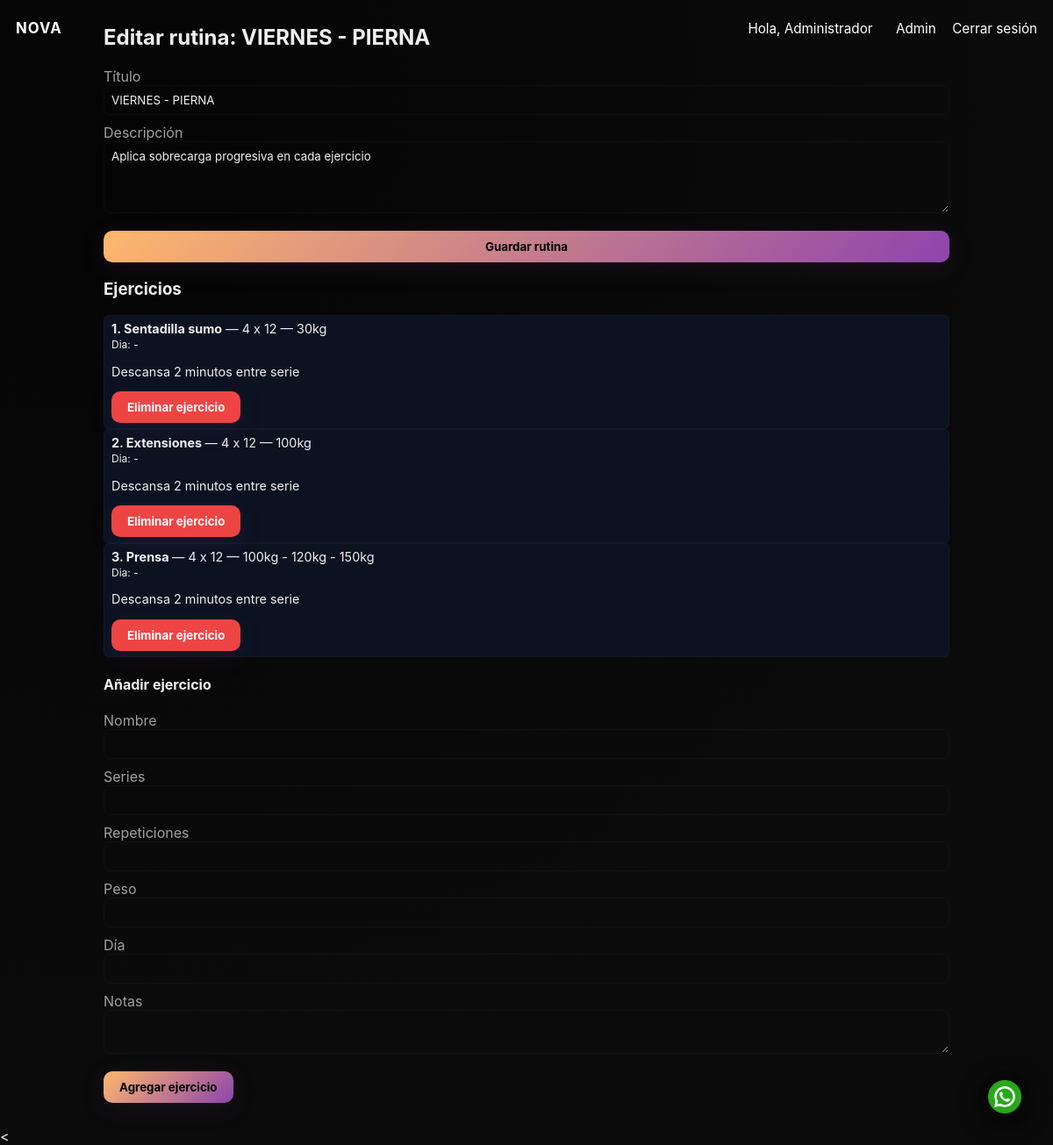
The app's page /admin/routine/4/edit (signed in) with its own data.
### models.py (models this page shows, shortened)
class User(UserMixin, db.Model):
    id = db.Column(db.Integer, primary_key=True)
    client_id = db.Column(db.String(16), unique=True, nullable=False, index=True)
    nombre = db.Column(db.String(150), nullable=False)
    email = db.Column(db.String(150), unique=True, nullable=False, index=True)
    phone = db.Column(db.String(20), nullable=True)
    password_hash = db.Column(db.String(256), nullable=False)
    role = db.Column(db.String(20), default='user')
    created_at = db.Column(db.DateTime, default=datetime.utcnow)
    subscription_date = db.Column(db.Date, nullable=True)
    subscription_days = db.Column(db.Integer, nullable=True)
    routines = db.relationship('Routine', backref='user', lazy=True, cascade='all,delete-orphan')
    @property
    def password(self):
        raise AttributeError('password is not readable')
    def is_admin(self):
        return self.role == 'admin'

class Routine(db.Model):
    id = db.Column(db.Integer, primary_key=True)
    titulo = db.Column(db.String(120), nullable=False)
    descripcion = db.Column(db.Text, nullable=True)
    fecha_creacion = db.Column(db.DateTime, default=datetime.utcnow)
    user_id = db.Column(db.Integer, db.ForeignKey('user.id'), nullable=False)
    creado_por = db.Column(db.String(150), nullable=True)
    exercises = db.relationship('Exercise', backref='routine', lazy=True, cascade='all,delete-orphan')

class Exercise(db.Model):
    id = db.Column(db.Integer, primary_key=True)
    nombre = db.Column(db.String(150), nullable=False)
    series = db.Column(db.Integer, nullable=True)
    repeticiones = db.Column(db.String(50), nullable=True)
    peso = db.Column(db.String(50), nullable=True)
    dia = db.Column(db.String(30), nullable=True)
    notas = db.Column(db.Text, nullable=True)
    rutina_id = db.Column(db.Integer, db.ForeignKey('routine.id'), nullable=False)

### app.py (the view)
    @app.route('/admin/routine/<int:rid>/edit', methods=['GET', 'POST'])
    @login_required
    @admin_required
    def admin_edit_routine(rid):
        r = Routine.query.get_or_404(rid)
        form = RoutineForm(obj=r)
        if form.validate_on_submit():
            r.titulo = form.titulo.data
            r.descripcion = form.descripcion.data
            db.session.commit()
            flash('Rutina actualizada', 'success')
            return redirect(url_for('admin_user_detail', user_id=r.user_id))
        exercises = Exercise.query.filter_by(rutina_id=r.id).all()
        return render_template('admin_edit_routine.html', r=r, form=form, exercises=exercises)

### forms.py
class RoutineForm(FlaskForm):
    titulo = StringField('Título', validators=[DataRequired(), Length(1,120)])
    descripcion = TextAreaField('Descripción general', validators=[Optional(), Length(0,2000)])
    submit = SubmitField('Guardar rutina')

### templates/admin_edit_routine.html (shortened to what this page needs)
{% extends "base.html" %}
{% block content %}
  <h2>Editar rutina: {{ r.titulo }}</h2>
  <form method="post">
    <label>Título</label>{{ form.titulo() }}
    <label>Descripción</label>{{ form.descripcion(rows=4) }}
    <p>{{ form.submit(class="btn") }}</p>
  </form>
  <h3>Ejercicios</h3>
  <div id="exercises-list">
    {% for e in exercises %}
      <div class="card small">
        <strong>{{ e.nombre }}</strong> — {{ e.series or '' }} x {{ e.repeticiones or '' }} — {{ e.peso or '' }} <br>
        <small>Dia: {{ e.dia or '-' }}</small>
        <p>{{ e.notas or '' }}</p>
        <button class="btn danger tiny" onclick="deleteExercise({{ e.id }})">Eliminar ejercicio</button>
      </div>
    {% endfor %}
  </div>
  <h4>Añadir ejercicio</h4>
  <form id="add-ex-form" onsubmit="return addExercise(event)">
    <label>Nombre<input id="enombre"></label>
    <label>Series<input id="eseries" type="number"></label>
    <label>Repeticiones<input id="ereps"></label>
    <label>Peso<input id="epeso"></label>
    <label>Día<input id="edia"></label>
    <label>Notas<textarea id="enotas"></textarea></label>
    <p><button class="btn" type="submit">Agregar ejercicio</button></p>
  </form>
{% endblock %}

### templates/base.html (shortened to what this page needs)
<!doctype html>
<html lang="es">
<head>
  <link rel="stylesheet" href="{{ url_for('static', filename='css/main.css') }}">
  <link rel="stylesheet" href="{{ url_for('static', filename='css/home.css') }}">
  <link rel="stylesheet" href="{{ url_for('static', filename='css/theme_modern.css') }}">
</head>
<body class="{% block body_class %}{% endblock %}">
<a href="https://wa.me/3136530762?text=Hola,%20quiero%20más%20información%20sobre%20NOVA"
   class="whatsapp-float"
   target="_blank"
   aria-label="WhatsApp">
  <img src="{{ url_for('static', filename='images/whatsapp.png') }}" alt="WhatsApp">
</a>
  <nav class="nav">
    <div class="nav-inner">
      <a class="brand" href="{{ url_for('index') }}">NOVA</a>
      <div class="nav-right">
        {% if current_user.is_authenticated %}
          <span class="small">Hola, {{ current_user.nombre }}</span>
          {% if current_user.is_admin() %}
            <a href="{{ url_for('admin_dashboard') }}">Admin</a>
          {% else %}
            <a href="{{ url_for('dashboard') }}">Panel</a>
            <a href="{{ url_for('mis_rutinas') }}">Mis rutinas</a>
          {% endif %}
          <a href="{{ url_for('logout') }}">Cerrar sesión</a>
        {% else %}
          <a href="{{ url_for('index') }}" class="nav-logo-link" aria-label="NOVA">
            <img src="{{ url_for('static', filename='images/logo.png') }}" alt="NOVA" class="nav-logo">
          </a>
        {% endif %}
      </div>
    </div>
  </nav>
  <main class="container">
    {% block content %}{% endblock %}
  </main>
  <
</body>
</html>

### static/css/main.css (style rules this page uses)
:root { --bg:#0f1724; --card:#0b1220; --accent:#06b6d4; --muted:#94a3b8; --text:#e6eef6; }
.whatsapp-float { position: fixed; bottom: 26px; right: 26px; z-index: 9999; display: inline-flex; align-items: center; justify-content: center; width: 58px; height: 58px; border-radius: 50%; background: rgba(0,0,0,0.35); box-shadow: 0 6px 22px rgba(0,0,0,0.55); padding: 10px; transition: all 0.25s ease; }
.whatsapp-float img { width: 100%; height: 100%; object-fit: contain; transition: transform 0.25s ease; }
* { box-sizing:border-box;font-family:Inter, system-ui, -apple-system, 'Segoe UI', Roboto, Arial; }
body { margin:0;background:linear-gradient(180deg,#071022 0%,#071735 100%);color:var(--text);min-height:100vh; }
.container { max-width:1000px;margin:28px auto;padding:0 18px; }
.nav { background:rgba(255,255,255,0.03);border-bottom:1px solid rgba(255,255,255,0.03); }
.brand { font-weight:700;color:var(--text);text-decoration:none; }
.nav-right a, .nav-right span { margin-left:14px;color:var(--muted);text-decoration:none;font-size:0.95rem; }
.btn { display:inline-block;padding:8px 12px;border-radius:8px;background:var(--accent);color:#022; text-decoration:none;border:none;cursor:pointer; }
.small { font-size:0.9rem;padding:6px 8px; }
.card { background:var(--card);padding:14px;border-radius:10px;border:1px solid rgba(255,255,255,0.03); }
form label { display:block;margin-top:10px;color:var(--muted); }
input, textarea, select { width:100%;padding:8px;border-radius:8px;border:1px solid rgba(255,255,255,0.03);background:transparent;color:var(--text); }
.btn.danger { background:#ef4444;color:white; }
.small { padding:6px 8px;border-radius:6px; }

### static/css/home.css (style rules this page uses)
.container, .site-content, .hero, nav, footer, .modal { position: relative; z-index: 10; }
.nav { position: fixed; top: 0; left: 0; right: 0; height: 64px; display: flex; align-items: center; z-index: 1200; background: rgba(0,0,0,0.45); border-bottom: 1px solid rgba(255,255,255,0.03); }
.nav { position: fixed; top: 0; left: 0; right: 0; height: 64px; z-index: 2000; background: transparent !important; border: none !important; box-shadow: none !important; }
.nav-inner, .nav .container { background: transparent !important; border: none !important; box-shadow: none !important; }
.brand, .nav-right a, .nav-right .small { color: #fff !important; opacity: 1 !important; }
.hero, .hero::before, .hero::after, .container, .container::before, .container::after, .site-content, .content, main { background: transparent !important; box-shadow: none !important; }
.hero::before, .hero::after, .container::before, .container::after { content: none !important; }
.hero, .hero-card, .container, .card { -webkit-backdrop-filter: none !important; backdrop-filter: none !important; }

### static/css/theme_modern.css (style rules this page uses)
:root { --bg-dark: #050505; --panel-bg: rgba(0,0,0,0.28); --card-bg: rgba(12,12,12,0.36); --text: #eef0ef; --muted: #a0a0a0; --accent-1: #ffb86b; --accent-2: #8e44ad; --radius: 12px; --blur: 10px; }
* { box-sizing:border-box }
html,body { height:100%; margin:0; font-family:"Inter",system-ui,-apple-system,"Segoe UI",Roboto,Arial; background: radial-gradient(circle at 10% 10%, var(--bg-dark), #0b0b0b 70%); color:var(--text); -webkit-font-smoothing:antialiased; -moz-osx-font-smoothing:grayscale; overflow-x:hidden; }
.nav { position:fixed; inset:0 0 auto 0; height:64px; display:flex; align-items:center; z-index:1200; padding:0 18px; background: rgba(0,0,0,0.40); border-bottom:1px solid rgba(255,255,255,0.03); }
.nav-inner { width:100%; max-width:1200px; margin:0 auto; display:flex; align-items:center; justify-content:space-between; }
.brand { font-weight:700; color:var(--text); text-transform:uppercase; letter-spacing:1px; font-size:1.05rem; text-decoration:none; }
.btn { display:inline-block; padding:10px 18px; border-radius:10px; border:none; cursor:pointer; background: linear-gradient(135deg, var(--accent-1), var(--accent-2)); color:#000; font-weight:700; box-shadow:0 6px 30px rgba(142,68,173,0.12); }

### records on screen
User: nombre "Administrador"
Routine: titulo "VIERNES - PIERNA", descripcion "Aplica sobrecarga progresiva en cada ejercicio"
Exercise: nombre "1. Sentadilla sumo", series "4", repeticiones "12", peso "30kg", dia "-", notas "Descansa 2 minutos entre serie"
Exercise: nombre "2. Extensiones", series "4", repeticiones "12", peso "100kg", dia "-", notas "Descansa 2 minutos entre serie"
Exercise: nombre "3. Prensa", series "4", repeticiones "12", peso "100kg - 120kg - 150kg", dia "-", notas "Descansa 2 minutos entre serie"
